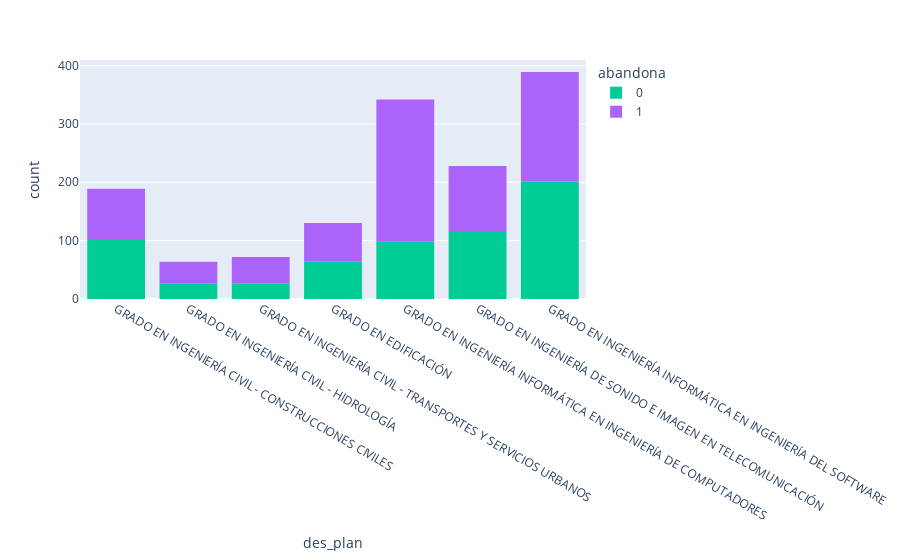
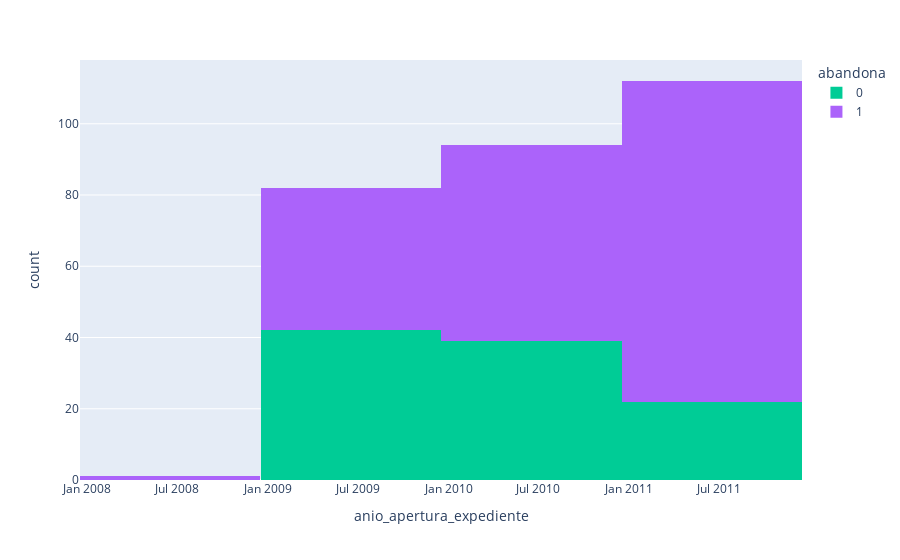
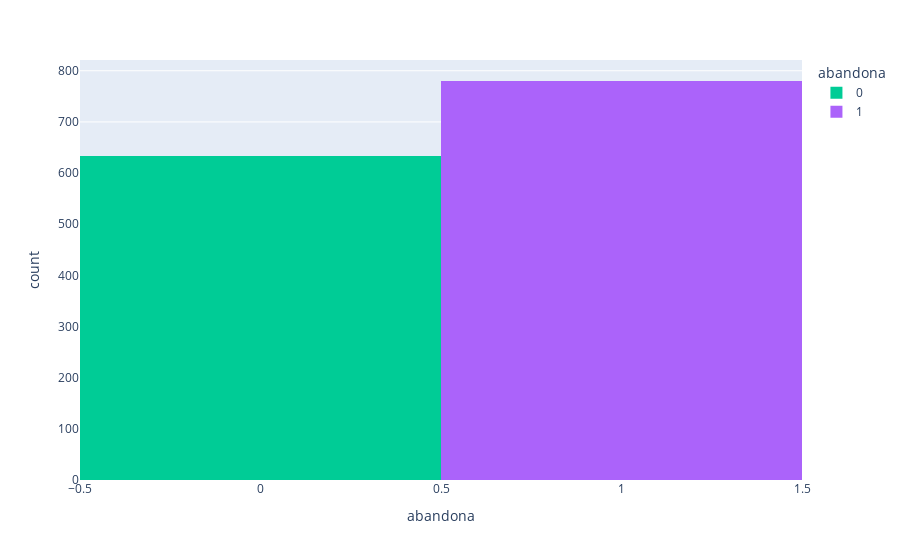
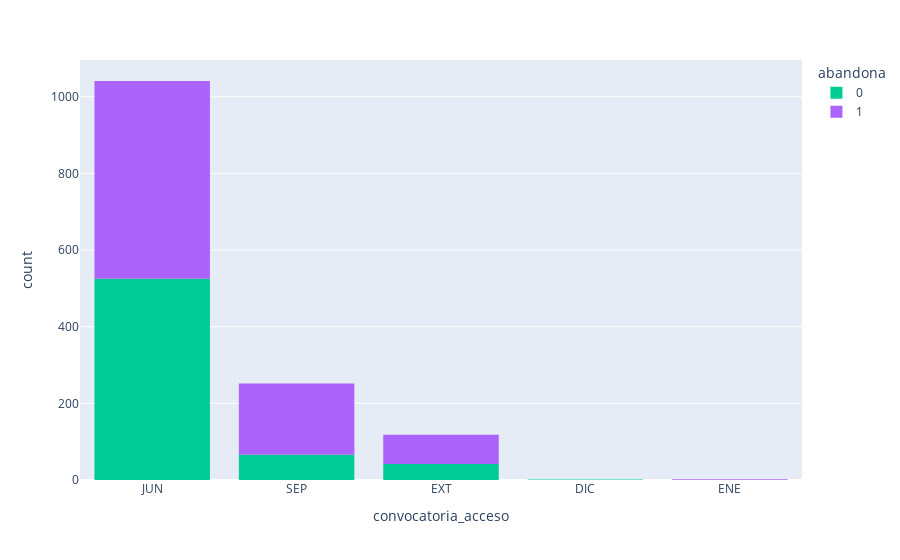

The notebook cell these images were saved under, in order:
### Code cell
for col in categorical_cols:
    fig = px.histogram(dv_analys_record_personal_access,x=col, color='abandona', 
                       color_discrete_map={'N':'Red','S':'Blue'})
    fig.show()

### Figure 1 — Plotly figure (JSON) as saved in the notebook; plotly's stock layout.template omitted (floating-point values rounded to 4 significant figures; data arrays with more than 128 entries replaced by an {"elided": "..."} marker saying what was removed)
{"data": [{"alignmentgroup": "True", "bingroup": "x", "hovertemplate": "abandona=0<br>des_plan=%{x}<br>count=%{y}<extra></extra>", "legendgroup": "0", "marker": {"color": "#00cc96"}, "name": "0", "offsetgroup": "0", "orientation": "v", "showlegend": true, "type": "histogram", "x": {"elided": "634 str values"}, "xaxis": "x", "yaxis": "y"}, {"alignmentgroup": "True", "bingroup": "x", "hovertemplate": "abandona=1<br>des_plan=%{x}<br>count=%{y}<extra></extra>", "legendgroup": "1", "marker": {"color": "#ab63fa"}, "name": "1", "offsetgroup": "1", "orientation": "v", "showlegend": true, "type": "histogram", "x": {"elided": "780 str values"}, "xaxis": "x", "yaxis": "y"}], "layout": {"barmode": "relative", "legend": {"title": {"text": "abandona"}, "tracegroupgap": 0}, "margin": {"t": 60}, "xaxis": {"anchor": "y", "domain": [0, 1], "title": {"text": "des_plan"}}, "yaxis": {"anchor": "x", "domain": [0, 1], "title": {"text": "count"}}}}

### Figure 2 — Plotly figure (JSON) as saved in the notebook; plotly's stock layout.template omitted (floating-point values rounded to 4 significant figures; data arrays with more than 128 entries replaced by an {"elided": "..."} marker saying what was removed)
{"data": [{"alignmentgroup": "True", "bingroup": "x", "hovertemplate": "abandona=0<br>anio_apertura_expediente=%{x}<br>count=%{y}<extra></extra>", "legendgroup": "0", "marker": {"color": "#00cc96"}, "name": "0", "offsetgroup": "0", "orientation": "v", "showlegend": true, "type": "histogram", "x": {"elided": "634 str values"}, "xaxis": "x", "yaxis": "y"}, {"alignmentgroup": "True", "bingroup": "x", "hovertemplate": "abandona=1<br>anio_apertura_expediente=%{x}<br>count=%{y}<extra></extra>", "legendgroup": "1", "marker": {"color": "#ab63fa"}, "name": "1", "offsetgroup": "1", "orientation": "v", "showlegend": true, "type": "histogram", "x": {"elided": "780 str values"}, "xaxis": "x", "yaxis": "y"}], "layout": {"barmode": "relative", "legend": {"title": {"text": "abandona"}, "tracegroupgap": 0}, "margin": {"t": 60}, "xaxis": {"anchor": "y", "domain": [0, 1], "title": {"text": "anio_apertura_expediente"}}, "yaxis": {"anchor": "x", "domain": [0, 1], "title": {"text": "count"}}}}

### Figure 3 — Plotly figure (JSON) as saved in the notebook; plotly's stock layout.template omitted (floating-point values rounded to 4 significant figures; data arrays with more than 128 entries replaced by an {"elided": "..."} marker saying what was removed)
{"data": [{"alignmentgroup": "True", "bingroup": "x", "hovertemplate": "abandona=%{x}<br>count=%{y}<extra></extra>", "legendgroup": "0", "marker": {"color": "#00cc96"}, "name": "0", "offsetgroup": "0", "orientation": "v", "showlegend": true, "type": "histogram", "x": {"elided": "634 int values"}, "xaxis": "x", "yaxis": "y"}, {"alignmentgroup": "True", "bingroup": "x", "hovertemplate": "abandona=%{x}<br>count=%{y}<extra></extra>", "legendgroup": "1", "marker": {"color": "#ab63fa"}, "name": "1", "offsetgroup": "1", "orientation": "v", "showlegend": true, "type": "histogram", "x": {"elided": "780 int values"}, "xaxis": "x", "yaxis": "y"}], "layout": {"barmode": "relative", "legend": {"title": {"text": "abandona"}, "tracegroupgap": 0}, "margin": {"t": 60}, "xaxis": {"anchor": "y", "categoryarray": [0, 1], "categoryorder": "array", "domain": [0, 1], "title": {"text": "abandona"}}, "yaxis": {"anchor": "x", "domain": [0, 1], "title": {"text": "count"}}}}

### Figure 4 — Plotly figure (JSON) as saved in the notebook; plotly's stock layout.template omitted (floating-point values rounded to 4 significant figures; data arrays with more than 128 entries replaced by an {"elided": "..."} marker saying what was removed)
{"data": [{"alignmentgroup": "True", "bingroup": "x", "hovertemplate": "abandona=0<br>convocatoria_acceso=%{x}<br>count=%{y}<extra></extra>", "legendgroup": "0", "marker": {"color": "#00cc96"}, "name": "0", "offsetgroup": "0", "orientation": "v", "showlegend": true, "type": "histogram", "x": {"elided": "634 str values"}, "xaxis": "x", "yaxis": "y"}, {"alignmentgroup": "True", "bingroup": "x", "hovertemplate": "abandona=1<br>convocatoria_acceso=%{x}<br>count=%{y}<extra></extra>", "legendgroup": "1", "marker": {"color": "#ab63fa"}, "name": "1", "offsetgroup": "1", "orientation": "v", "showlegend": true, "type": "histogram", "x": {"elided": "780 str values"}, "xaxis": "x", "yaxis": "y"}], "layout": {"barmode": "relative", "legend": {"title": {"text": "abandona"}, "tracegroupgap": 0}, "margin": {"t": 60}, "xaxis": {"anchor": "y", "domain": [0, 1], "title": {"text": "convocatoria_acceso"}}, "yaxis": {"anchor": "x", "domain": [0, 1], "title": {"text": "count"}}}}
